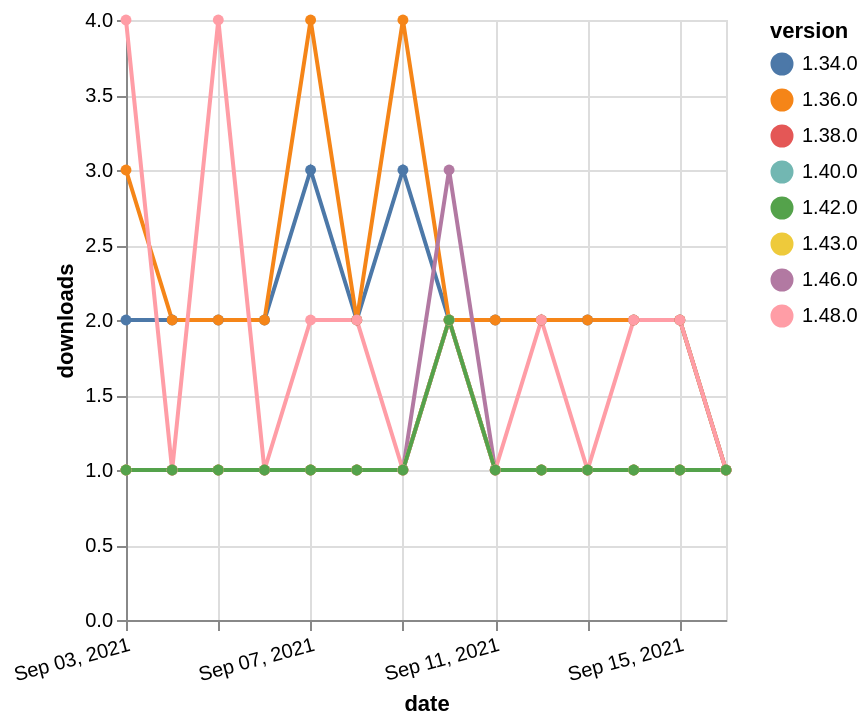

The Vega-Lite source for this figure:
### Vega-Lite specification from a JSON file in a GitHub repository (floating-point values rounded to 4 significant figures)
{"$schema": "https://vega.github.io/schema/vega-lite/v5.json", "description": "A simple bar chart with embedded data.", "data": {"values": [{"date": "2021-09-03", "total": 2385, "delta": 2, "version": "1.34.0"}, {"date": "2021-09-04", "total": 2387, "delta": 2, "version": "1.34.0"}, {"date": "2021-09-05", "total": 2389, "delta": 2, "version": "1.34.0"}, {"date": "2021-09-06", "total": 2391, "delta": 2, "version": "1.34.0"}, {"date": "2021-09-07", "total": 2394, "delta": 3, "version": "1.34.0"}, {"date": "2021-09-08", "total": 2396, "delta": 2, "version": "1.34.0"}, {"date": "2021-09-09", "total": 2399, "delta": 3, "version": "1.34.0"}, {"date": "2021-09-10", "total": 2401, "delta": 2, "version": "1.34.0"}, {"date": "2021-09-11", "total": 2403, "delta": 2, "version": "1.34.0"}, {"date": "2021-09-12", "total": 2405, "delta": 2, "version": "1.34.0"}, {"date": "2021-09-13", "total": 2407, "delta": 2, "version": "1.34.0"}, {"date": "2021-09-14", "total": 2409, "delta": 2, "version": "1.34.0"}, {"date": "2021-09-15", "total": 2411, "delta": 2, "version": "1.34.0"}, {"date": "2021-09-16", "total": 2412, "delta": 1, "version": "1.34.0"}, {"date": "2021-09-03", "total": 269, "delta": 1, "version": "1.38.0"}, {"date": "2021-09-04", "total": 270, "delta": 1, "version": "1.38.0"}, {"date": "2021-09-05", "total": 271, "delta": 1, "version": "1.38.0"}, {"date": "2021-09-06", "total": 272, "delta": 1, "version": "1.38.0"}, {"date": "2021-09-07", "total": 273, "delta": 1, "version": "1.38.0"}, {"date": "2021-09-08", "total": 274, "delta": 1, "version": "1.38.0"}, {"date": "2021-09-09", "total": 275, "delta": 1, "version": "1.38.0"}, {"date": "2021-09-10", "total": 277, "delta": 2, "version": "1.38.0"}, {"date": "2021-09-11", "total": 278, "delta": 1, "version": "1.38.0"}, {"date": "2021-09-12", "total": 279, "delta": 1, "version": "1.38.0"}, {"date": "2021-09-13", "total": 280, "delta": 1, "version": "1.38.0"}, {"date": "2021-09-14", "total": 281, "delta": 1, "version": "1.38.0"}, {"date": "2021-09-15", "total": 282, "delta": 1, "version": "1.38.0"}, {"date": "2021-09-16", "total": 283, "delta": 1, "version": "1.38.0"}, {"date": "2021-09-03", "total": 2552, "delta": 3, "version": "1.36.0"}, {"date": "2021-09-04", "total": 2554, "delta": 2, "version": "1.36.0"}, {"date": "2021-09-05", "total": 2556, "delta": 2, "version": "1.36.0"}, {"date": "2021-09-06", "total": 2558, "delta": 2, "version": "1.36.0"}, {"date": "2021-09-07", "total": 2562, "delta": 4, "version": "1.36.0"}, {"date": "2021-09-08", "total": 2564, "delta": 2, "version": "1.36.0"}, {"date": "2021-09-09", "total": 2568, "delta": 4, "version": "1.36.0"}, {"date": "2021-09-10", "total": 2570, "delta": 2, "version": "1.36.0"}, {"date": "2021-09-11", "total": 2572, "delta": 2, "version": "1.36.0"}, {"date": "2021-09-12", "total": 2574, "delta": 2, "version": "1.36.0"}, {"date": "2021-09-13", "total": 2576, "delta": 2, "version": "1.36.0"}, {"date": "2021-09-14", "total": 2578, "delta": 2, "version": "1.36.0"}, {"date": "2021-09-15", "total": 2580, "delta": 2, "version": "1.36.0"}, {"date": "2021-09-16", "total": 2581, "delta": 1, "version": "1.36.0"}, {"date": "2021-09-03", "total": 194, "delta": 1, "version": "1.40.0"}, {"date": "2021-09-04", "total": 195, "delta": 1, "version": "1.40.0"}, {"date": "2021-09-05", "total": 196, "delta": 1, "version": "1.40.0"}, {"date": "2021-09-06", "total": 197, "delta": 1, "version": "1.40.0"}, {"date": "2021-09-07", "total": 198, "delta": 1, "version": "1.40.0"}, {"date": "2021-09-08", "total": 199, "delta": 1, "version": "1.40.0"}, {"date": "2021-09-09", "total": 200, "delta": 1, "version": "1.40.0"}, {"date": "2021-09-10", "total": 202, "delta": 2, "version": "1.40.0"}, {"date": "2021-09-11", "total": 203, "delta": 1, "version": "1.40.0"}, {"date": "2021-09-12", "total": 204, "delta": 1, "version": "1.40.0"}, {"date": "2021-09-13", "total": 205, "delta": 1, "version": "1.40.0"}, {"date": "2021-09-14", "total": 206, "delta": 1, "version": "1.40.0"}, {"date": "2021-09-15", "total": 207, "delta": 1, "version": "1.40.0"}, {"date": "2021-09-16", "total": 208, "delta": 1, "version": "1.40.0"}, {"date": "2021-09-03", "total": 183, "delta": 1, "version": "1.46.0"}, {"date": "2021-09-04", "total": 184, "delta": 1, "version": "1.46.0"}, {"date": "2021-09-05", "total": 185, "delta": 1, "version": "1.46.0"}, {"date": "2021-09-06", "total": 186, "delta": 1, "version": "1.46.0"}, {"date": "2021-09-07", "total": 187, "delta": 1, "version": "1.46.0"}, {"date": "2021-09-08", "total": 188, "delta": 1, "version": "1.46.0"}, {"date": "2021-09-09", "total": 189, "delta": 1, "version": "1.46.0"}, {"date": "2021-09-10", "total": 192, "delta": 3, "version": "1.46.0"}, {"date": "2021-09-11", "total": 193, "delta": 1, "version": "1.46.0"}, {"date": "2021-09-12", "total": 194, "delta": 1, "version": "1.46.0"}, {"date": "2021-09-13", "total": 195, "delta": 1, "version": "1.46.0"}, {"date": "2021-09-14", "total": 196, "delta": 1, "version": "1.46.0"}, {"date": "2021-09-15", "total": 197, "delta": 1, "version": "1.46.0"}, {"date": "2021-09-16", "total": 198, "delta": 1, "version": "1.46.0"}, {"date": "2021-09-03", "total": 160, "delta": 1, "version": "1.43.0"}, {"date": "2021-09-04", "total": 161, "delta": 1, "version": "1.43.0"}, {"date": "2021-09-05", "total": 162, "delta": 1, "version": "1.43.0"}, {"date": "2021-09-06", "total": 163, "delta": 1, "version": "1.43.0"}, {"date": "2021-09-07", "total": 164, "delta": 1, "version": "1.43.0"}, {"date": "2021-09-08", "total": 165, "delta": 1, "version": "1.43.0"}, {"date": "2021-09-09", "total": 166, "delta": 1, "version": "1.43.0"}, {"date": "2021-09-10", "total": 168, "delta": 2, "version": "1.43.0"}, {"date": "2021-09-11", "total": 169, "delta": 1, "version": "1.43.0"}, {"date": "2021-09-12", "total": 170, "delta": 1, "version": "1.43.0"}, {"date": "2021-09-13", "total": 171, "delta": 1, "version": "1.43.0"}, {"date": "2021-09-14", "total": 172, "delta": 1, "version": "1.43.0"}, {"date": "2021-09-15", "total": 173, "delta": 1, "version": "1.43.0"}, {"date": "2021-09-16", "total": 174, "delta": 1, "version": "1.43.0"}, {"date": "2021-09-03", "total": 136, "delta": 4, "version": "1.48.0"}, {"date": "2021-09-04", "total": 137, "delta": 1, "version": "1.48.0"}, {"date": "2021-09-05", "total": 141, "delta": 4, "version": "1.48.0"}, {"date": "2021-09-06", "total": 142, "delta": 1, "version": "1.48.0"}, {"date": "2021-09-07", "total": 144, "delta": 2, "version": "1.48.0"}, {"date": "2021-09-08", "total": 146, "delta": 2, "version": "1.48.0"}, {"date": "2021-09-09", "total": 147, "delta": 1, "version": "1.48.0"}, {"date": "2021-09-10", "total": 149, "delta": 2, "version": "1.48.0"}, {"date": "2021-09-11", "total": 150, "delta": 1, "version": "1.48.0"}, {"date": "2021-09-12", "total": 152, "delta": 2, "version": "1.48.0"}, {"date": "2021-09-13", "total": 153, "delta": 1, "version": "1.48.0"}, {"date": "2021-09-14", "total": 155, "delta": 2, "version": "1.48.0"}, {"date": "2021-09-15", "total": 157, "delta": 2, "version": "1.48.0"}, {"date": "2021-09-16", "total": 158, "delta": 1, "version": "1.48.0"}, {"date": "2021-09-03", "total": 179, "delta": 1, "version": "1.42.0"}, {"date": "2021-09-04", "total": 180, "delta": 1, "version": "1.42.0"}, {"date": "2021-09-05", "total": 181, "delta": 1, "version": "1.42.0"}, {"date": "2021-09-06", "total": 182, "delta": 1, "version": "1.42.0"}, {"date": "2021-09-07", "total": 183, "delta": 1, "version": "1.42.0"}, {"date": "2021-09-08", "total": 184, "delta": 1, "version": "1.42.0"}, {"date": "2021-09-09", "total": 185, "delta": 1, "version": "1.42.0"}, {"date": "2021-09-10", "total": 187, "delta": 2, "version": "1.42.0"}, {"date": "2021-09-11", "total": 188, "delta": 1, "version": "1.42.0"}, {"date": "2021-09-12", "total": 189, "delta": 1, "version": "1.42.0"}, {"date": "2021-09-13", "total": 190, "delta": 1, "version": "1.42.0"}, {"date": "2021-09-14", "total": 191, "delta": 1, "version": "1.42.0"}, {"date": "2021-09-15", "total": 192, "delta": 1, "version": "1.42.0"}, {"date": "2021-09-16", "total": 193, "delta": 1, "version": "1.42.0"}]}, "width": "container", "mark": {"type": "line", "point": {"filled": true}}, "encoding": {"x": {"field": "date", "type": "temporal", "timeUnit": "yearmonthdate", "title": "date", "axis": {"labelAngle": -15}}, "y": {"field": "delta", "type": "quantitative", "title": "downloads"}, "color": {"field": "version", "type": "nominal"}, "tooltip": {"field": "delta"}}}
